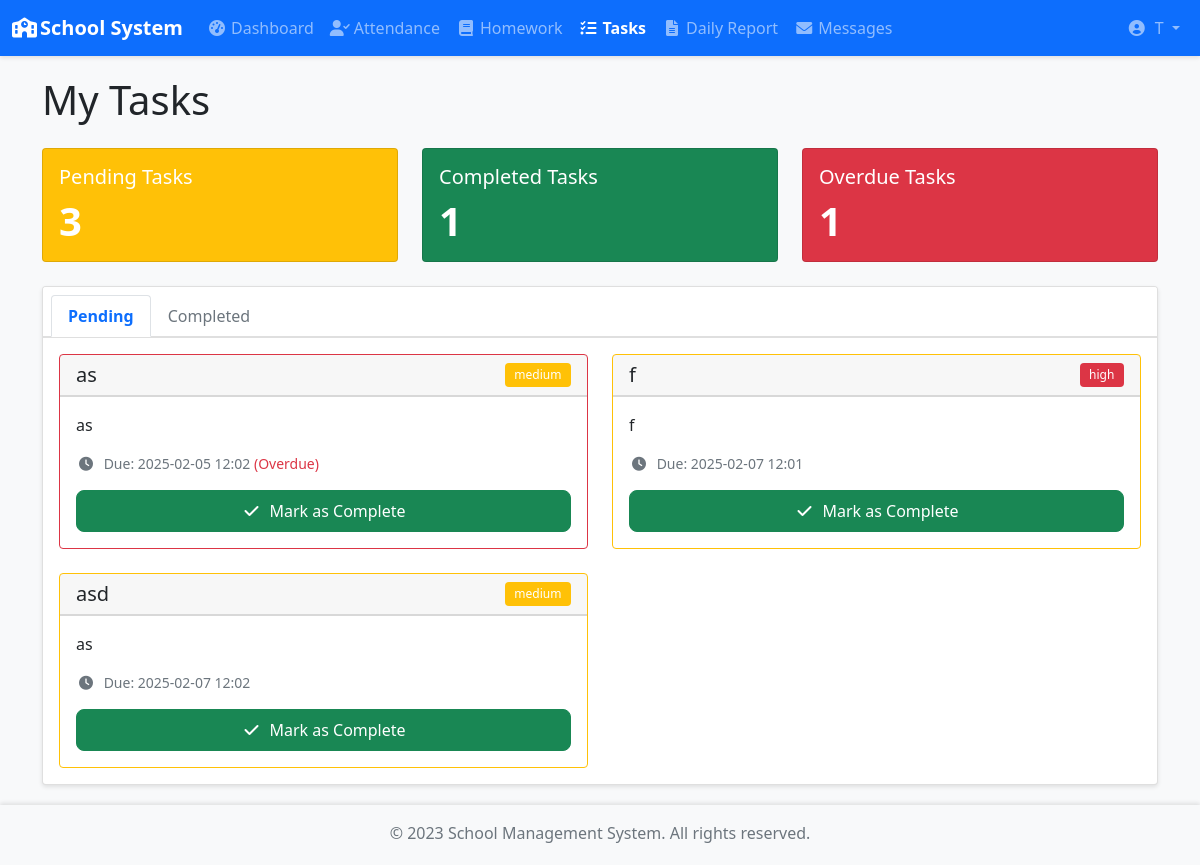
The page /teacher/tasks (signed in) on the database as committed earlier.
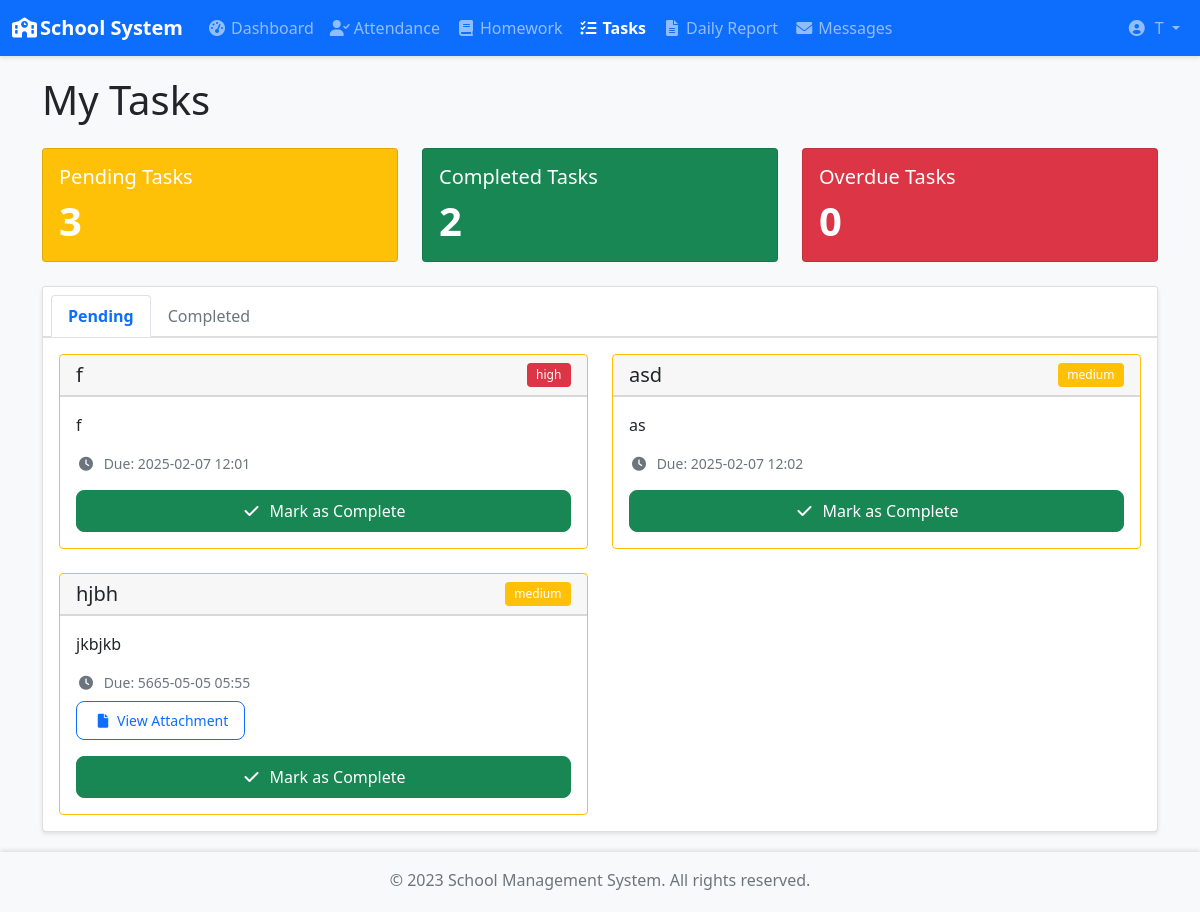
The same page on the database as committed later.
### app/models/TeacherTask.py (models this page shows)
class TeacherTask(db.Model):
    id = db.Column(db.Integer, primary_key=True)
    title = db.Column(db.String(100), nullable=False)
    description = db.Column(db.Text, nullable=False)
    assigned_to = db.Column(db.Integer, db.ForeignKey('user.id'), nullable=False)
    assigned_by = db.Column(db.Integer, db.ForeignKey('user.id'), nullable=False)
    due_date = db.Column(db.DateTime, nullable=False)
    created_at = db.Column(db.DateTime, default=datetime.utcnow)
    completed_at = db.Column(db.DateTime)
    status = db.Column(db.String(20), default='pending')  # pending, completed
    completion_notes = db.Column(db.Text)
    completion_image = db.Column(db.String(255))
    priority = db.Column(db.String(20), default='medium')  # low, medium, high
    task_file = db.Column(db.String(255))  # Add this line in TeacherTask model
    assignee = db.relationship('User', foreign_keys=[assigned_to], backref='assigned_tasks')
    assigner = db.relationship('User', foreign_keys=[assigned_by], backref='created_tasks')

### app/blueprints/teacher.py (the view)
@teacher.route('/teacher/tasks')
@login_required
@teacher_required
def view_tasks():
    print("#"*30)
    tasks = TeacherTask.query.filter_by(assigned_to=current_user.id)\
        .order_by(TeacherTask.due_date.asc()).all()
    return render_template('teacher/tasks.html', tasks=tasks, now=datetime.utcnow() )

### app/blueprints/teacher.py (called while the page is built)
def teacher_required(f):
    @wraps(f)
    def decorated_function(*args, **kwargs):
        if not current_user.is_authenticated or current_user.role != 'teacher':
            flash('You need to be a teacher to access this page.', 'danger')
            return redirect(url_for('auth.login'))
        return f(*args, **kwargs)
    return decorated_function

### app/templates/teacher/tasks.html (shortened to what the changed rows need)
{% extends "base.html" %}
{% block content %}
<div class="container">
    <h1 class="mb-4">My Tasks</h1>
    <div class="row row-cols-1 row-cols-md-3 g-4 mb-4">
        <div class="col">
            <div class="card bg-success text-white h-100">
                <div class="card-body">
                    <h5 class="card-title">Completed Tasks</h5>
                    <p class="display-4 mb-0">{{ tasks|selectattr('status', 'equalto', 'completed')|list|length }}</p>
                </div>
            </div>
        </div>
        <div class="col">
            <div class="card bg-danger text-white h-100">
                <div class="card-body">
                    <h5 class="card-title">Overdue Tasks</h5>
                    <p class="display-4 mb-0">{{ tasks|selectattr('status', 'equalto', 'pending')|selectattr('due_date', 'le', now)|list|length }}</p>
                </div>
            </div>
        </div>
    </div>
    <div class="card shadow-sm">
        <div class="card-body">
            <div class="tab-content">
                <div class="tab-pane fade show active" id="pending">
                    {% set pending_tasks = tasks|selectattr('status', 'equalto', 'pending')|list %}
                    {% if pending_tasks %}
                        <div class="row row-cols-1 row-cols-md-2 g-4">
                            {% for task in pending_tasks %}
                            <div class="col">
                                <div class="card h-100 border-{% if task.due_date <= now %}danger{% else %}warning{% endif %} transition-card">
                                    <div class="card-header d-flex justify-content-between align-items-center">
                                        <h5 class="card-title mb-0">{{ task.title }}</h5>
                                        <span class="badge bg-{{ {
                                            'high': 'danger',
                                            'medium': 'warning',
                                            'low': 'info'
                                        }[task.priority] }}">{{ task.priority }}</span>
                                    </div>
                                    <div class="card-body">
                                        <p class="card-text">{{ task.description }}</p>
                                        <div class="text-muted small mb-3">
                                            <i class="fas fa-clock me-1"></i>
                                            Due: {{ task.due_date.strftime('%Y-%m-%d %H:%M') }}
                                            {% if task.due_date <= now %}
                                                <span class="text-danger">(Overdue)</span>
                                            {% endif %}
                                            {% if task.task_file %}
                                            <div class="mt-2">
                                                <a href="{{ url_for('static', filename=task.task_file) }}" class="btn btn-sm btn-outline-primary" target="_blank">
                                                    <i class="fas fa-file me-1"></i>View Attachment
                                                </a>
                                            </div>
                                            {% endif %}
                                        </div>
                                        <button class="btn btn-success w-100"
                                                data-bs-toggle="modal"
                                                data-bs-target="#completeTaskModal"
                                                data-task-id="{{ task.id }}"
                                                data-task-title="{{ task.title }}">
                                            <i class="fas fa-check me-2"></i>Mark as Complete
                                        </button>
                                    </div>
                                </div>
                            </div>
                            {% endfor %}
                        </div>
                    {% else %}
                        <div class="text-center py-5 text-muted">
                            <i class="fas fa-check-circle fa-3x mb-3"></i>
                            <p class="mb-0">No pending tasks!</p>
                        </div>
                    {% endif %}
                </div>
                    {% set completed_tasks = tasks|selectattr('status', 'equalto', 'completed')|list %}
            </div>
        </div>
    </div>
</div>
{% endblock %}

Rows that differ between the two databases and show on the page:
no longer on this page (row edited): TeacherTask: title "as", priority "medium", description "as", due_date "2025-02-05 12:02", shows "(Overdue)"
added TeacherTask: title "hjbh", priority "medium", description "jkbjkb", due_date "5665-05-05 05:55"
Other text that changed with them:
{{ tasks|selectattr('status', 'equalto', 'completed')|list|length }}: "1" → "2"
text no longer shown: "1"
text now shown: "0"
